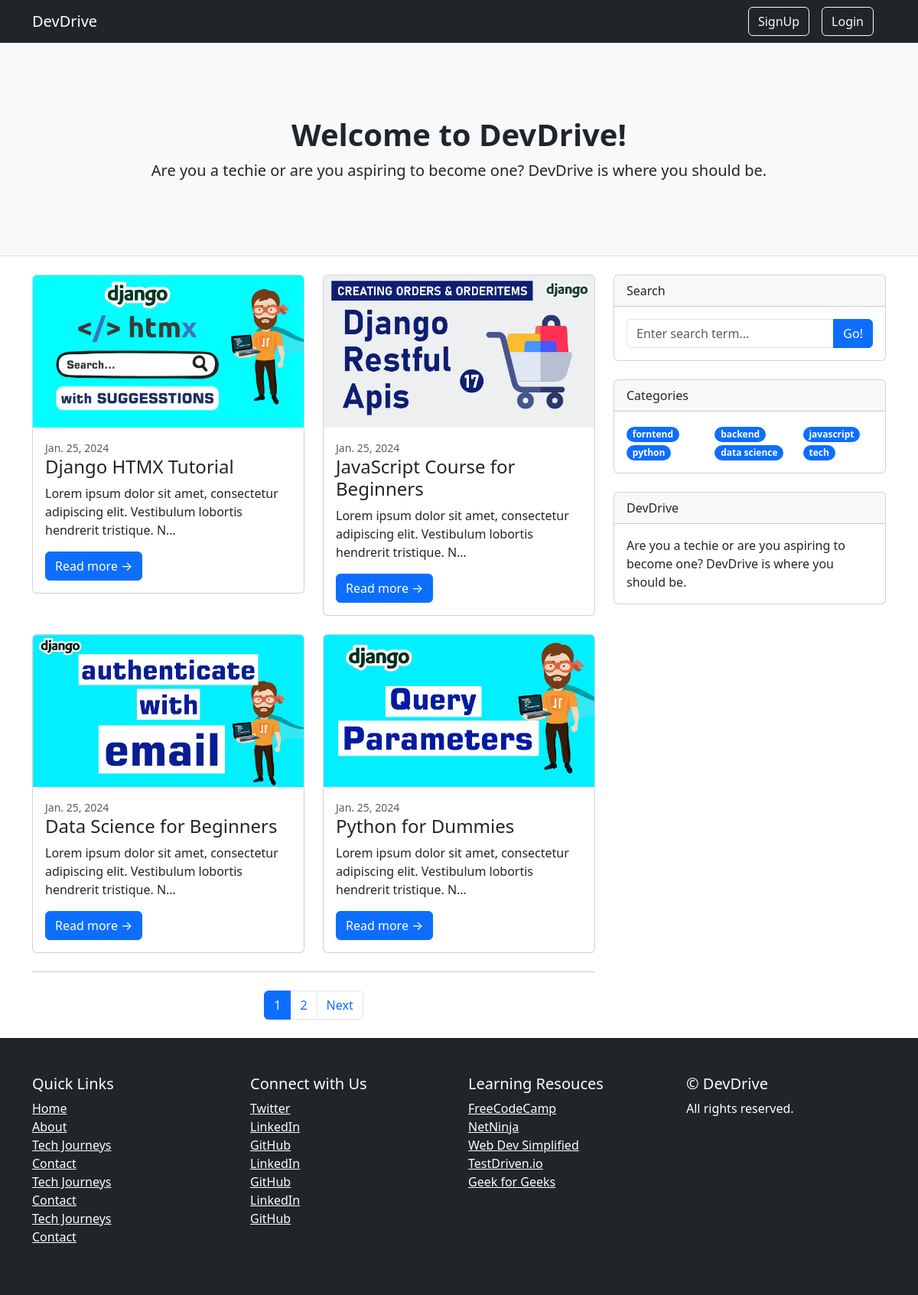
The page / on the database its author committed.
### blog_app/models.py (models this page shows, shortened)
class Blog(models.Model):
    user = models.ForeignKey(settings.AUTH_USER_MODEL, on_delete=models.CASCADE, blank=True, null=True, related_name="blogs")
    title = models.CharField(max_length=50, unique=True)
    slug=models.SlugField()
    body = models.TextField()
    thumbnail = models.ImageField(upload_to="img")
    created = models.DateField(auto_now_add=True)
    updated = models.DateField(auto_now=True)
    featured = models.BooleanField(default=False)
    category = models.ForeignKey(Category, on_delete=models.CASCADE, blank=True, null=True, related_name="blogs")

class Category(models.Model):
    title = models.CharField(max_length=25)

### blog_app/views.py (the view)
# urls.py: path('', views.index , name='index'),
def index(request):
    keyword = request.GET.get("search")
    msg=None
    paginator = None
    if keyword:
        blogs = Blog.objects.filter(Q(title__icontains=keyword) | Q(body__icontains=keyword) |
                                    Q(category__title__icontains=keyword))
        if blogs.exists():
            paginator = Paginator(blogs, 4)
            blogs = paginator.page(1)
        else:
            msg = "There is no article with the keyword"
    else:
        blogs = Blog.objects.filter(featured=False)
        paginator = Paginator(blogs, 4)
        page = request.GET.get("page")
        try:
            blogs = paginator.page(page)
        except PageNotAnInteger:
            blogs = paginator.page(1)
        except EmptyPage:
            blogs = paginator.page(paginator.num_pages)
    categories = Category.objects.all()
    context = {"blogs":blogs, "msg":msg, "paginator": paginator, "cats": categories}
    return render(request, "blog_app/index.html", context)

### templates/blog_app/index.html (shortened to what this page needs)
{% extends "base.html" %}
{% block content %}
 <header class="py-5 bg-light border-bottom mb-4">
    <div class="container">
        <div class="text-center my-5">
            <h1 class="fw-bolder">Welcome to DevDrive!</h1>
            <p class="lead mb-0">Are you a techie or are you aspiring to become one?
                DevDrive is where you should be.  </p>
        </div>
    </div>
</header>
<div class="container">
    <div class="row">
        <div class="col-lg-8">
            <div class="row">
                {% for blog in blogs  %}
                <div class="col-lg-6">
                    <div class="card mb-4">
                        <a href="#!"><img class="card-img-top" src="{{blog.thumbnail.url}}" alt="..." /></a>
                        <div class="card-body">
                            <div class="small text-muted">{{blog.created}}</div>
                            <h2 class="card-title h4">{{blog.title}}</h2>
                            <p class="card-text">{{blog.body|truncatechars:"100"}}</p>
                            <a class="btn btn-primary" href="{% url 'detail' blog.slug %}">Read more →</a>
                        </div>
                    </div>
                </div>
                {% endfor %}
            </div>
            <nav aria-label="Pagination">
                <hr class="my-0" />
                <ul class="pagination justify-content-center my-4">
                    {% for page in paginator.page_range  %}
                    {% if page == blogs.number %}
                    <li class="page-item active" aria-current="page"><a class="page-link" href="?page={{page}}">{{page}}</a></li>
                    {% else %}
                    <li class="page-item"><a class="page-link" href="?page={{page}}">{{page}}</a></li>
                    {% endif %}
                    {% endfor %}
                    {% if blogs.has_next %}
                    <li class="page-item"><a class="page-link" href="?page={{blogs.next_page_number}}"
                        tabindex="-1" aria-disabled="true">Next</a></li>
                    {% endif %}
                </ul>
            </nav>
        </div>
        <div class="col-lg-4">
            <div class="card mb-4">
                <div class="card-header">Search</div>
                <div class="card-body">
                    <form action="">
                        <div class="input-group">
                            <input class="form-control" name="search" type="text" placeholder="Enter search term..." aria-label="Enter search term..." aria-describedby="button-search" />
                            <button class="btn btn-primary" id="button-search">Go!</button>
                        </div>
                    </form>
                </div>
            </div>
            <div class="card mb-4">
                <div class="card-header">Categories</div>
                <div class="card-body">
                    <div class="row">
                        {% for cat in cats  %}
                        <div class="col-sm-4">
                            <span class="badge rounded-pill bg-primary">{{cat.title}}</span>
                        </div>
                        {% endfor %}
                    </div>
                </div>
            </div>
            <div class="card mb-4">
                <div class="card-header">DevDrive</div>
                <div class="card-body">
                    Are you a techie or are you aspiring to become one?
                DevDrive is where you should be.
                </div>
            </div>
        </div>
    </div>
</div>
{% endblock content %}

### rows shown on the page
Blog: thumbnail (picture), created "Jan. 25, 2024", title "Django HTMX Tutorial", body "Lorem ipsum dolor sit amet, consectetur adipiscing elit. Vestibulum lobortis hendrerit tristique. N…"
Blog: thumbnail (picture), created "Jan. 25, 2024", title "JavaScript Course for Beginners", body "Lorem ipsum dolor sit amet, consectetur adipiscing elit. Vestibulum lobortis hendrerit tristique. N…"
Blog: thumbnail (picture), created "Jan. 25, 2024", title "Data Science for Beginners", body "Lorem ipsum dolor sit amet, consectetur adipiscing elit. Vestibulum lobortis hendrerit tristique. N…"
Blog: thumbnail (picture), created "Jan. 25, 2024", title "Python for Dummies", body "Lorem ipsum dolor sit amet, consectetur adipiscing elit. Vestibulum lobortis hendrerit tristique. N…"
Category: title "forntend"
Category: title "backend"
Category: title "javascript"
Category: title "python"
Category: title "data science"
Category: title "tech"

### other values the page prints
{{ page }} "1"
{{ page }} "2"
